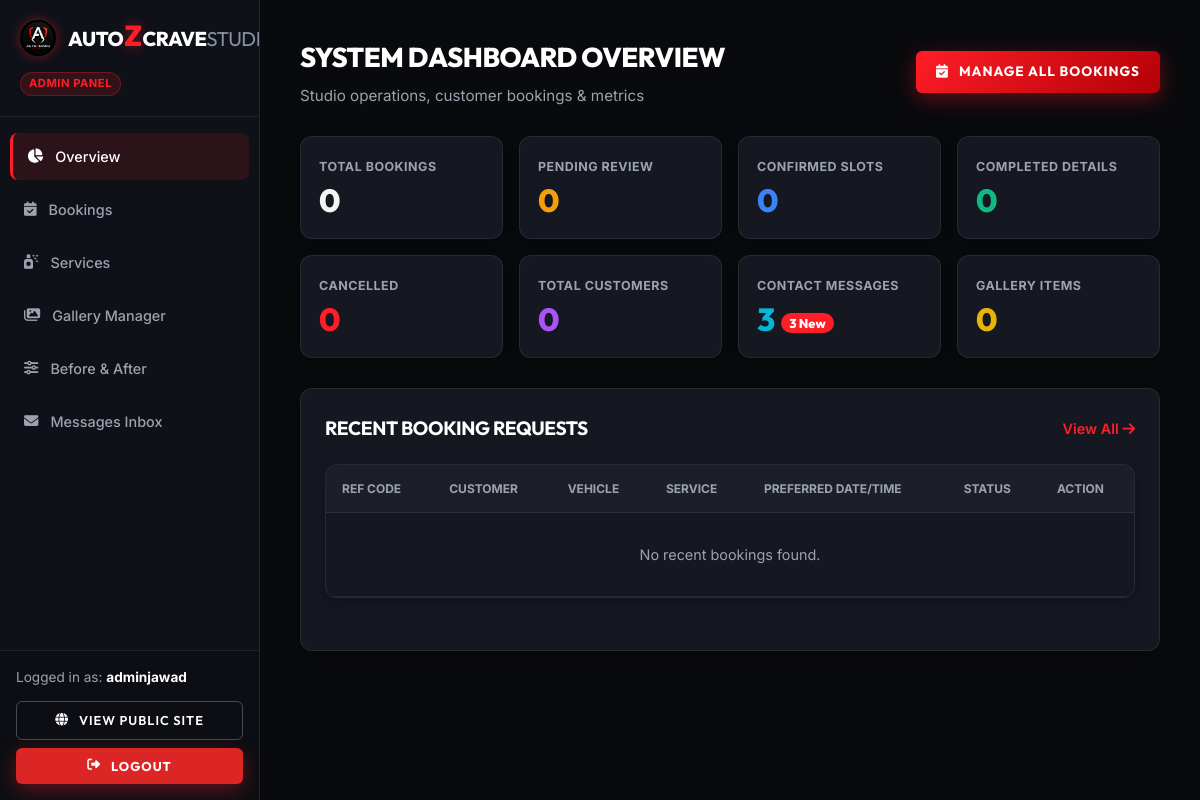
/admin/ (signed in), run on an earlier commit of the app's database.
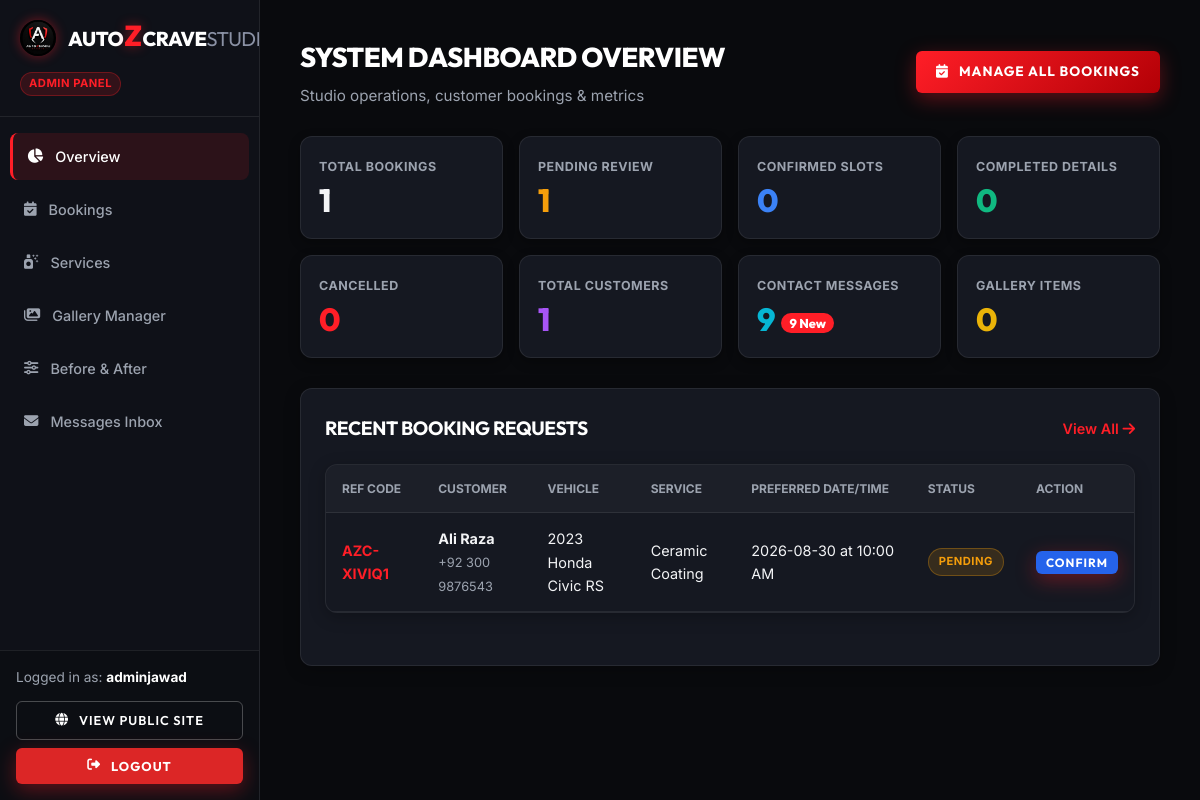
And on a later commit of the database.
### models/booking.py (models this page shows, shortened)
class Booking(db.Model):
    __tablename__ = 'bookings'
    id = db.Column(db.Integer, primary_key=True)
    reference_code = db.Column(db.String(20), unique=True, nullable=False, default=generate_booking_ref, index=True)
    customer_name = db.Column(db.String(100), nullable=False)
    customer_email = db.Column(db.String(120), nullable=False)
    customer_phone = db.Column(db.String(30), nullable=False)
    vehicle_make = db.Column(db.String(50), nullable=False)
    vehicle_model = db.Column(db.String(50), nullable=False)
    vehicle_year = db.Column(db.String(10), nullable=False)
    service_id = db.Column(db.Integer, db.ForeignKey('services.id'), nullable=False)
    preferred_date = db.Column(db.String(20), nullable=False)
    preferred_time = db.Column(db.String(20), nullable=False)
    additional_notes = db.Column(db.Text, nullable=True)
    status = db.Column(db.String(20), default='Pending', nullable=False)  # Pending, Confirmed, Completed, Cancelled
    created_at = db.Column(db.DateTime, default=datetime.utcnow)

### models/service.py (models this page shows, shortened)
class Service(db.Model):
    __tablename__ = 'services'
    id = db.Column(db.Integer, primary_key=True)
    name = db.Column(db.String(100), nullable=False)
    description = db.Column(db.Text, nullable=False)
    price = db.Column(db.String(50), nullable=True)  # e.g., "PKR 45,000" or "Starting PKR 30,000"
    duration = db.Column(db.String(50), nullable=True)  # e.g., "1 - 2 Days"
    image = db.Column(db.String(255), nullable=True)
    is_active = db.Column(db.Boolean, default=True, nullable=False)
    created_at = db.Column(db.DateTime, default=datetime.utcnow)
    bookings = db.relationship('Booking', backref='service', lazy=True, cascade='all, delete-orphan')

### routes/admin.py (the view)
@admin_bp.route('/')
@admin_required
def dashboard():
    total_bookings = Booking.query.count()
    pending_bookings = Booking.query.filter_by(status='Pending').count()
    confirmed_bookings = Booking.query.filter_by(status='Confirmed').count()
    completed_bookings = Booking.query.filter_by(status='Completed').count()
    cancelled_bookings = Booking.query.filter_by(status='Cancelled').count()
    total_messages = ContactMessage.query.count()
    unread_messages = ContactMessage.query.filter_by(status='Unread').count()
    total_gallery = GalleryItem.query.count()
    unique_customers = db.session.query(Booking.customer_email).distinct().count()
    recent_bookings = Booking.query.order_by(Booking.created_at.desc()).limit(8).all()
    recent_messages = ContactMessage.query.order_by(ContactMessage.created_at.desc()).limit(5).all()
    return render_template('admin/dashboard.html',
                           total_bookings=total_bookings,
                           pending_bookings=pending_bookings,
                           confirmed_bookings=confirmed_bookings,
                           completed_bookings=completed_bookings,
                           cancelled_bookings=cancelled_bookings,
                           total_messages=total_messages,
                           unread_messages=unread_messages,
                           total_gallery=total_gallery,
                           unique_customers=unique_customers,
                           recent_bookings=recent_bookings,
                           recent_messages=recent_messages)

### models/user.py (called while the page is built)
    def is_admin(self):
        return self.role == 'admin'

### routes/admin.py (called while the page is built)
def admin_required(f):
    @wraps(f)
    @login_required
    def decorated_function(*args, **kwargs):
        if not current_user.is_admin():
            flash('Admin authorization required.', 'error')
            return redirect(url_for('auth.login'))
        return f(*args, **kwargs)
    return decorated_function

### templates/admin/dashboard.html (shortened to what the changed rows need)
{% extends "admin/base_admin.html" %}
{% block content %}
<div class="admin-header">
    <div>
        <h1 class="admin-page-title">SYSTEM DASHBOARD OVERVIEW</h1>
    </div>
</div>
<div class="stats-grid">
    <div class="stat-card">
        <span class="stat-label">Total Bookings</span>
        <div class="stat-value">{{ total_bookings }}</div>
    </div>
    <div class="stat-card">
        <span class="stat-label">Pending Review</span>
        <div class="stat-value pending">{{ pending_bookings }}</div>
    </div>
    <div class="stat-card">
        <span class="stat-label">Total Customers</span>
        <div class="stat-value" style="color: #a855f7;">{{ unique_customers }}</div>
    </div>
    <div class="stat-card">
        <span class="stat-label">Contact Messages</span>
        <div class="stat-value" style="color: #06b6d4;">{{ total_messages }} {% if unread_messages %}<span style="font-size: 0.8rem; background: var(--admin-red); color:#fff; padding:2px 8px; border-radius:50px; vertical-align:middle;">{{ unread_messages }} New</span>{% endif %}</div>
    </div>
</div>
<div class="admin-card-box">
    <div class="admin-table-container">
        <table class="admin-table">
            <thead>
                <tr>
                    <th>REF CODE</th>
                    <th>CUSTOMER</th>
                    <th>VEHICLE</th>
                    <th>SERVICE</th>
                    <th>PREFERRED DATE/TIME</th>
                    <th>STATUS</th>
                    <th>ACTION</th>
                </tr>
            </thead>
            <tbody>
                {% for b in recent_bookings %}
                <tr>
                    <td style="font-weight: 700; color: var(--admin-red);">{{ b.reference_code }}</td>
                    <td>
                        <strong style="display:block;">{{ b.customer_name }}</strong>
                        <span style="font-size:0.8rem; color:var(--admin-muted);">{{ b.customer_phone }}</span>
                    </td>
                    <td>{{ b.vehicle_year }} {{ b.vehicle_make }} {{ b.vehicle_model }}</td>
                    <td>{{ b.service.name if b.service else 'Service (Archived)' }}</td>
                    <td>{{ b.preferred_date }} at {{ b.preferred_time }}</td>
                    <td>
                        <span class="badge badge-{{ b.status.lower() }}">{{ b.status }}</span>
                    </td>
                    <td>
                        <form action="{{ url_for('admin.update_booking_status', booking_id=b.id) }}" method="POST" style="display:inline-flex; gap:4px;">
                            {% if b.status == 'Pending' %}
                            <button type="submit" name="status" value="Confirmed" class="btn-primary" style="padding: 4px 10px; font-size: 0.75rem; background: #2563eb;">Confirm</button>
                            {% elif b.status == 'Confirmed' %}
                            <button type="submit" name="status" value="Completed" class="btn-primary" style="padding: 4px 10px; font-size: 0.75rem; background: #059669;">Complete</button>
                            {% else %}
                            <a href="{{ url_for('admin.bookings') }}" style="font-size: 0.85rem; color: var(--admin-muted);">Manage</a>
                            {% endif %}
                        </form>
                    </td>
                </tr>
                {% else %}
                <tr>
                    <td colspan="7" style="text-align: center; color: var(--admin-muted); padding: 30px;">No recent bookings found.</td>
                </tr>
                {% endfor %}
            </tbody>
        </table>
    </div>
</div>
{% endblock %}

What changed in the data, as far as the page shows it:
added Booking: reference_code "AZC-XIVIQ1", customer_name "Ali Raza", customer_phone "+92 300 9876543", vehicle_year "2023", vehicle_make "Honda", vehicle_model "Civic RS", service "Ceramic Coating", preferred_date "2026-08-30", preferred_time "10:00 AM", status "PENDING", shows "CONFIRM"
Also different on the page:
{{ total_bookings }}: "0" → "1"
{{ pending_bookings }}: "0" → "1"
{{ unique_customers }}: "0" → "1"
{{ total_messages }}: "3" → "9"
{{ unread_messages }}: "3" → "9"
text no longer shown: "No recent bookings found."
